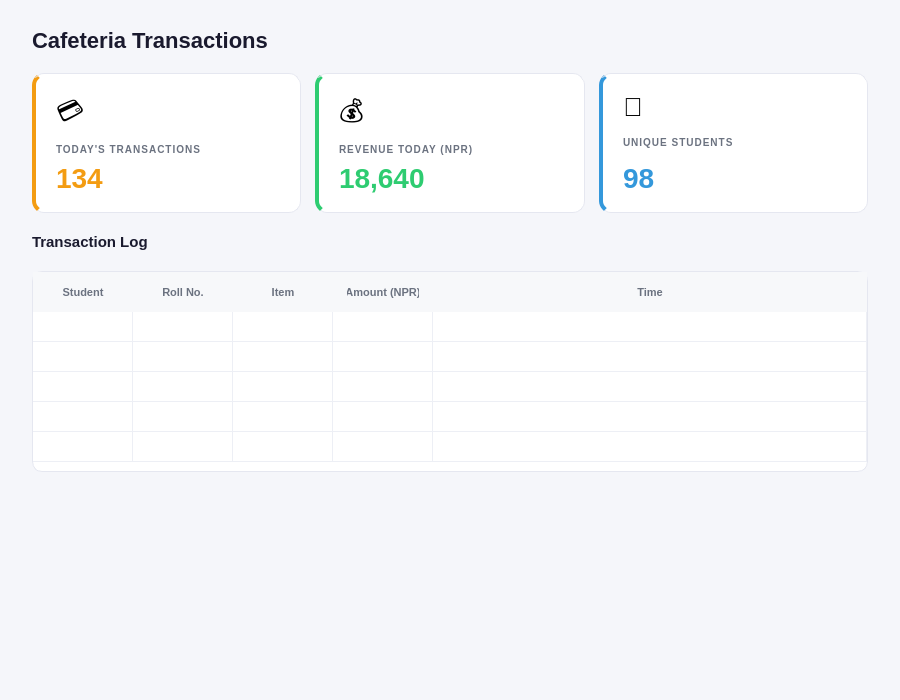
<?xml version='1.0' encoding='UTF-8'?>
<ui version="4.0"><class>CafeteriaPage</class><widget class="QWidget" name="CafeteriaPage">
 <property name="geometry"><rect><x>0</x><y>0</y><width>900</width><height>700</height></rect></property>
 <property name="windowTitle"><string>CafeteriaPage</string></property>
 <property name="styleSheet"><string notr="true">QWidget#CafeteriaPage { background-color: #F5F6FA; }</string></property>
         <layout class="QVBoxLayout" name="cafeteriaLayout">
          <property name="leftMargin"><number>32</number></property><property name="topMargin"><number>28</number></property><property name="rightMargin"><number>32</number></property><property name="bottomMargin"><number>28</number></property><property name="spacing"><number>20</number></property>

          <item>
           <widget class="QLabel" name="labelCafTitle">
            <property name="text"><string>Cafeteria Transactions</string></property>
            <property name="styleSheet"><string notr="true">color: #1A1A2E;font-size:22px;font-weight:700;background:transparent;border:none;</string></property>
           </widget>
          </item>

          <item>
           <layout class="QHBoxLayout" name="cafStatRow">
            <property name="spacing"><number>14</number></property>

            <item>
             <widget class="QFrame" name="cafCard1">
              <property name="styleSheet"><string notr="true">QFrame#cafCard1{background-color:#FFFFFF;border:1px solid #E5E7F0;border-radius:12px;border-left:4px solid #F39C12;}</string></property>
              <layout class="QVBoxLayout"><property name="leftMargin"><number>20</number></property><property name="topMargin"><number>18</number></property><property name="rightMargin"><number>20</number></property><property name="bottomMargin"><number>18</number></property><property name="spacing"><number>6</number></property>
               <item><widget class="QLabel"><property name="text"><string>💳</string></property><property name="styleSheet"><string notr="true">font-size:26px;background:transparent;border:none;</string></property></widget></item>
               <item><widget class="QLabel"><property name="text"><string>TODAY'S TRANSACTIONS</string></property><property name="styleSheet"><string notr="true">font-size:10px;font-weight:600;color:#6B7280;letter-spacing:1px;background:transparent;border:none;</string></property></widget></item>
               <item><widget class="QLabel" name="cafVal1"><property name="text"><string>134</string></property><property name="styleSheet"><string notr="true">font-size:28px;font-weight:800;color:#F39C12;background:transparent;border:none;</string></property></widget></item>
              </layout>
             </widget>
            </item>

            <item>
             <widget class="QFrame" name="cafCard2">
              <property name="styleSheet"><string notr="true">QFrame#cafCard2{background-color:#FFFFFF;border:1px solid #E5E7F0;border-radius:12px;border-left:4px solid #2ECC71;}</string></property>
              <layout class="QVBoxLayout"><property name="leftMargin"><number>20</number></property><property name="topMargin"><number>18</number></property><property name="rightMargin"><number>20</number></property><property name="bottomMargin"><number>18</number></property><property name="spacing"><number>6</number></property>
               <item><widget class="QLabel"><property name="text"><string>💰</string></property><property name="styleSheet"><string notr="true">font-size:26px;background:transparent;border:none;</string></property></widget></item>
               <item><widget class="QLabel"><property name="text"><string>REVENUE TODAY (NPR)</string></property><property name="styleSheet"><string notr="true">font-size:10px;font-weight:600;color:#6B7280;letter-spacing:1px;background:transparent;border:none;</string></property></widget></item>
               <item><widget class="QLabel" name="cafVal2"><property name="text"><string>18,640</string></property><property name="styleSheet"><string notr="true">font-size:28px;font-weight:800;color:#2ECC71;background:transparent;border:none;</string></property></widget></item>
              </layout>
             </widget>
            </item>

            <item>
             <widget class="QFrame" name="cafCard3">
              <property name="styleSheet"><string notr="true">QFrame#cafCard3{background-color:#FFFFFF;border:1px solid #E5E7F0;border-radius:12px;border-left:4px solid #3498DB;}</string></property>
              <layout class="QVBoxLayout"><property name="leftMargin"><number>20</number></property><property name="topMargin"><number>18</number></property><property name="rightMargin"><number>20</number></property><property name="bottomMargin"><number>18</number></property><property name="spacing"><number>6</number></property>
               <item><widget class="QLabel"><property name="text"><string>👤</string></property><property name="styleSheet"><string notr="true">font-size:26px;background:transparent;border:none;</string></property></widget></item>
               <item><widget class="QLabel"><property name="text"><string>UNIQUE STUDENTS</string></property><property name="styleSheet"><string notr="true">font-size:10px;font-weight:600;color:#6B7280;letter-spacing:1px;background:transparent;border:none;</string></property></widget></item>
               <item><widget class="QLabel" name="cafVal3"><property name="text"><string>98</string></property><property name="styleSheet"><string notr="true">font-size:28px;font-weight:800;color:#3498DB;background:transparent;border:none;</string></property></widget></item>
              </layout>
             </widget>
            </item>

           </layout>
          </item>

          <item>
           <widget class="QLabel" name="labelTransLog">
            <property name="text"><string>Transaction Log</string></property>
            <property name="styleSheet"><string notr="true">color: #1A1A2E;font-size:15px;font-weight:600;background:transparent;border:none;</string></property>
           </widget>
          </item>

          <item>
           <widget class="QTableWidget" name="tableCafeteria">
            <property name="styleSheet">
             <string notr="true">QTableWidget{background-color:#FFFFFF;border:1px solid #E5E7F0;border-radius:10px;gridline-color:#EDEFF5;font-size:13px;}
QHeaderView::section{background-color:#F7F8FA;color:#6B7280;font-size:11px;font-weight:600;padding:11px 14px;border:none;}
QTableWidget::item{padding:11px 14px;color:#374151;}
QTableWidget::item:selected{background-color:#FDECEA;color:#1A1A2E;}
QTableWidget::item:hover{background-color:#F7F8FA;}</string>
            </property>
            <property name="editTriggers"><set>QAbstractItemView::NoEditTriggers</set></property>
            <property name="selectionBehavior"><enum>QAbstractItemView::SelectRows</enum></property>
            <property name="selectionMode"><enum>QAbstractItemView::SingleSelection</enum></property>
            <attribute name="horizontalHeaderStretchLastSection"><bool>true</bool></attribute>
            <attribute name="verticalHeaderVisible"><bool>false</bool></attribute>
            <column><property name="text"><string>Student</string></property></column>
            <column><property name="text"><string>Roll No.</string></property></column>
            <column><property name="text"><string>Item</string></property></column>
            <column><property name="text"><string>Amount (NPR)</string></property></column>
            <column><property name="text"><string>Time</string></property></column>
            <row /><row /><row /><row /><row />
           </widget>
          </item>

          <item><spacer><property name="orientation"><enum>Qt::Vertical</enum></property><property name="sizeHint" stdset="0"><size><width>20</width><height>40</height></size></property></spacer></item>

         </layout>
        </widget>

        
        <resources /><connections /></ui>
